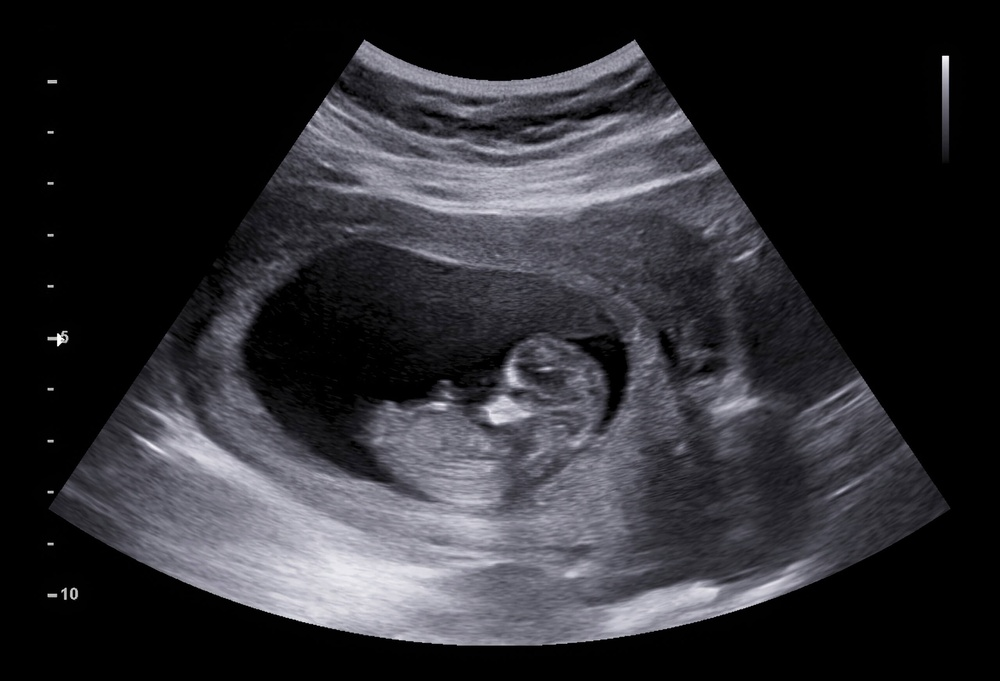
#> input picture data/image_001.jpg, 1000 x 681 px, shrunk from 2560 x 1744 before the run
$ python -i process_image.py   (imports and definitions only)
#> lines starting #> are read from the running program, lines starting #| are printed output that depends on the picture
import cv2
import numpy as np
import os
from PIL import Image
import io

def process_ultrasound_image(image_path):
    # Load the image in grayscale
#> called with image_path = 'data/image_001.jpg'
    image = cv2.imread(image_path, cv2.IMREAD_GRAYSCALE)
#> image: shape (681, 1000); min 0, max 255, mean 44.6

    # Step 1: Invert the image
    inverted = cv2.bitwise_not(image)
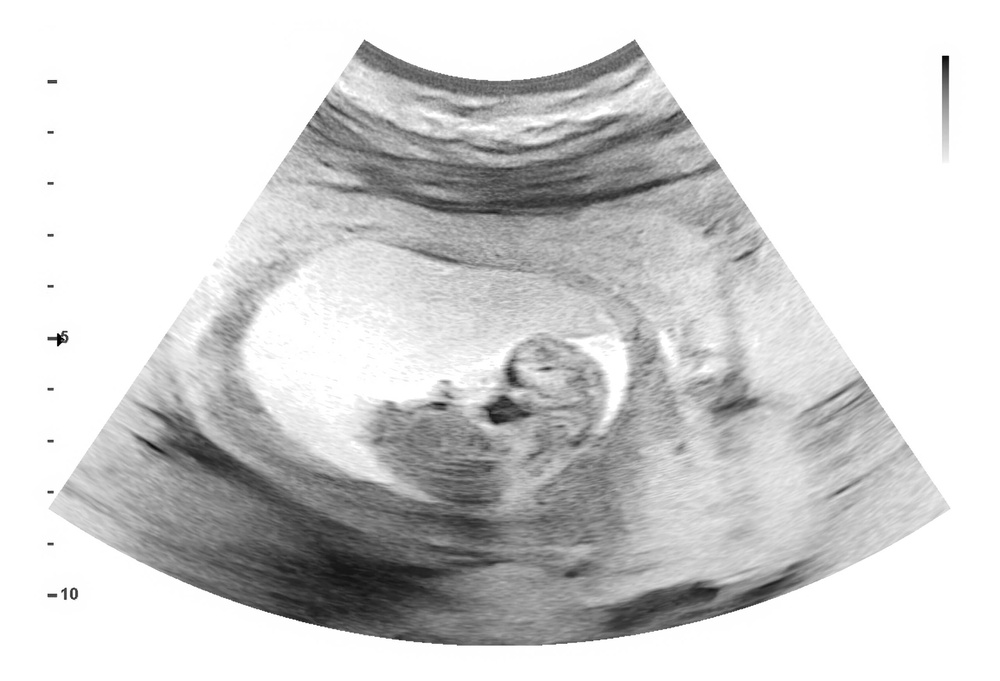
#> inverted: shape (681, 1000); min 0, max 255, mean 210.4

    # Step 2: Apply CLAHE
    clahe = cv2.createCLAHE(clipLimit=2.0, tileGridSize=(8, 8))
    contrast_enhanced = clahe.apply(inverted)
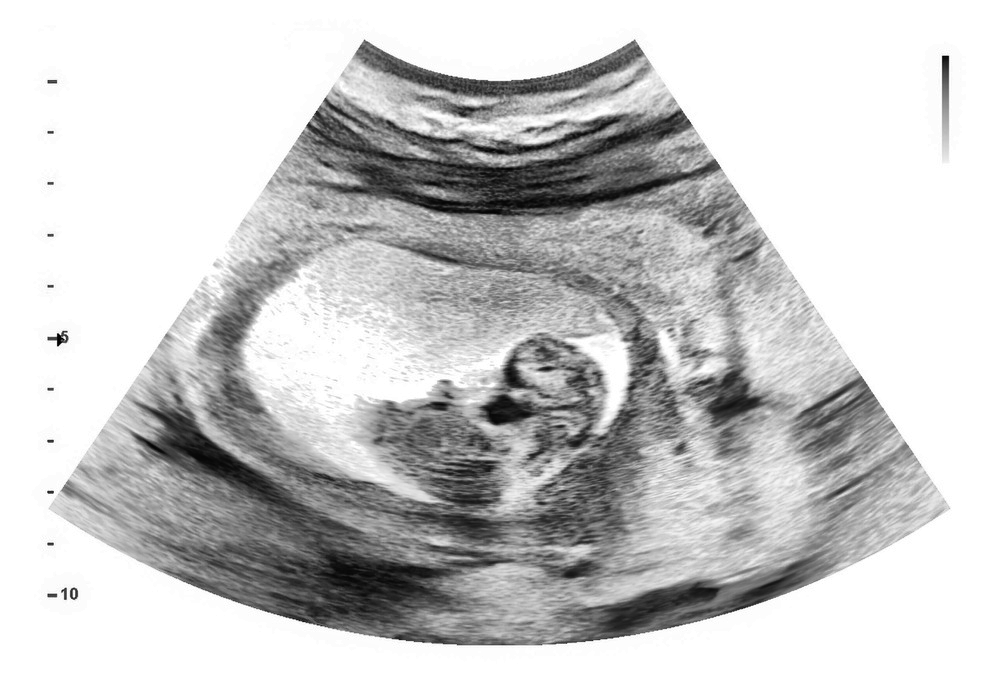
#> contrast_enhanced: shape (681, 1000); min 1, max 255, mean 201.3

    # Step 3: Apply Gaussian blur
    blurred = cv2.GaussianBlur(contrast_enhanced, (3, 3), 0)

    # Step 4: Sharpen the image
    kernel = np.array([[0, -1, 0],
                       [-1, 5,-1],
                       [0, -1, 0]])
    sharpened = cv2.filter2D(blurred, -1, kernel)

    # Save the processed image
    output_path = image_path.replace('.', '_processed.')
    cv2.imwrite(output_path, sharpened)
    return output_path

>>> result = process_ultrasound_image('data/image_001.jpg')

$ run again, on data/image_003.jpg
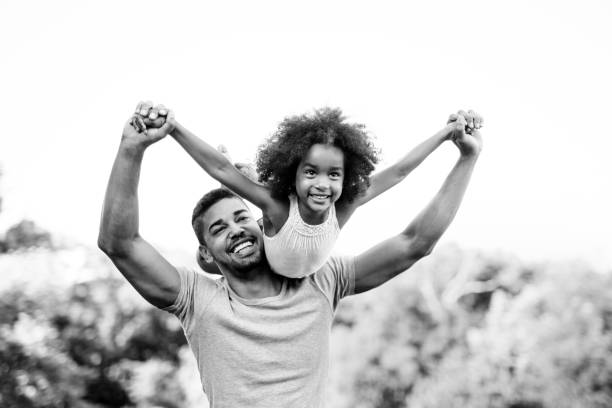
#> input picture data/image_003.jpg, 612 x 408 px
#> in process_ultrasound_image, image is the input picture: shape (408, 612); min 0, max 255, mean 206.4
#> in process_ultrasound_image, `inverted = cv2.bitwise_not(image)`:
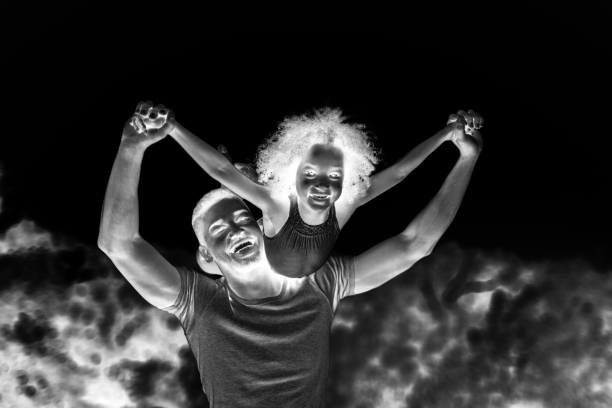
#> inverted: shape (408, 612); min 0, max 255, mean 48.6
#> in process_ultrasound_image, `contrast_enhanced = clahe.apply(inverted)`:
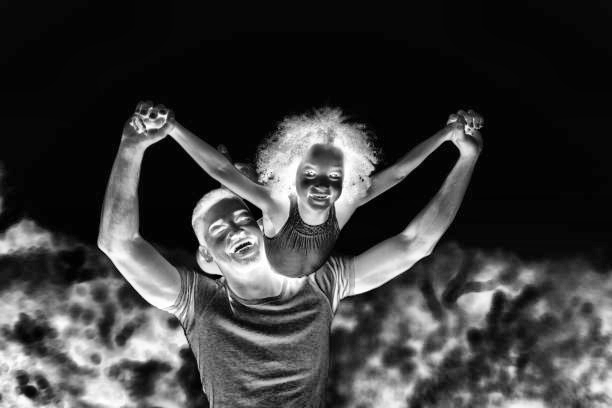
#> contrast_enhanced: shape (408, 612); min 0, max 255, mean 59.9

$ run again, on data/image_005.jpg
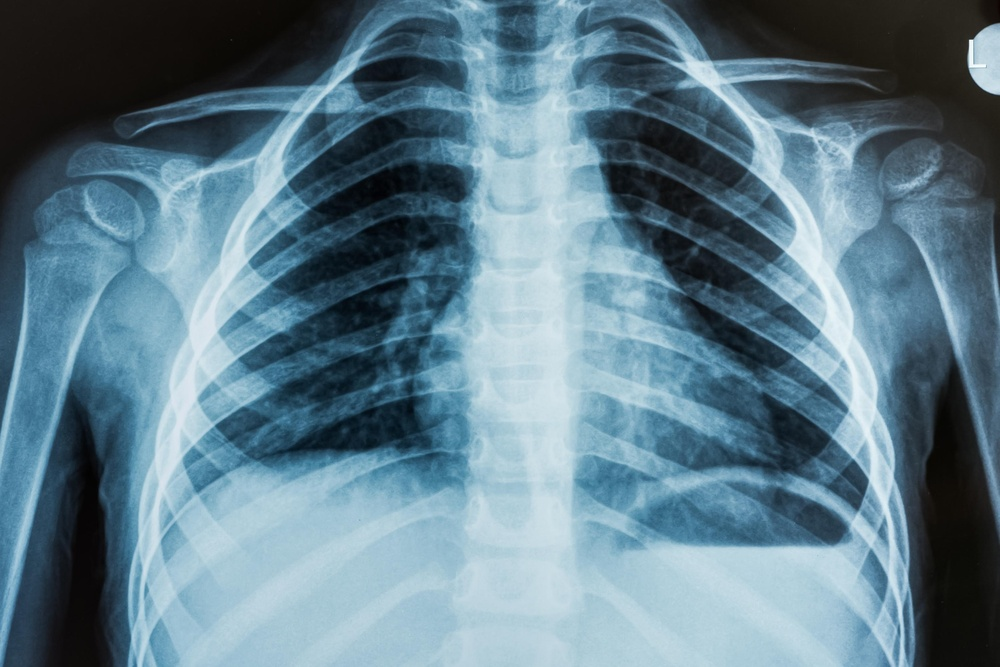
#> input picture data/image_005.jpg, 1000 x 667 px, shrunk from 3240 x 2160 before the run
#> in process_ultrasound_image, `image = cv2.imread(image_path, cv2.IMREAD_GRAYSCALE)`:
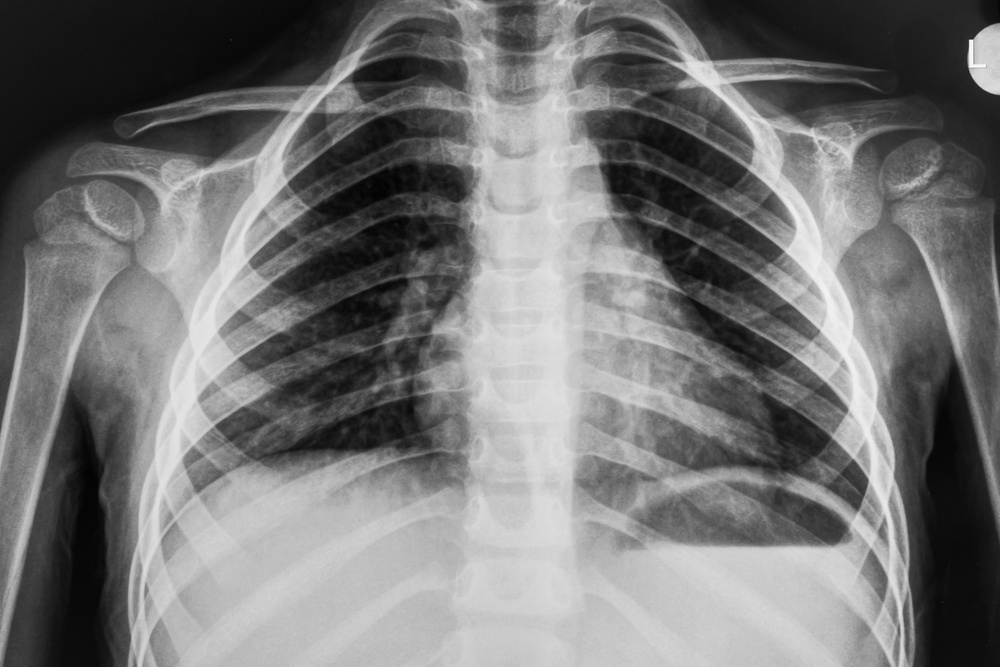
#> image: shape (667, 1000); min 1, max 255, mean 117.5
#> in process_ultrasound_image, `contrast_enhanced = clahe.apply(inverted)`:
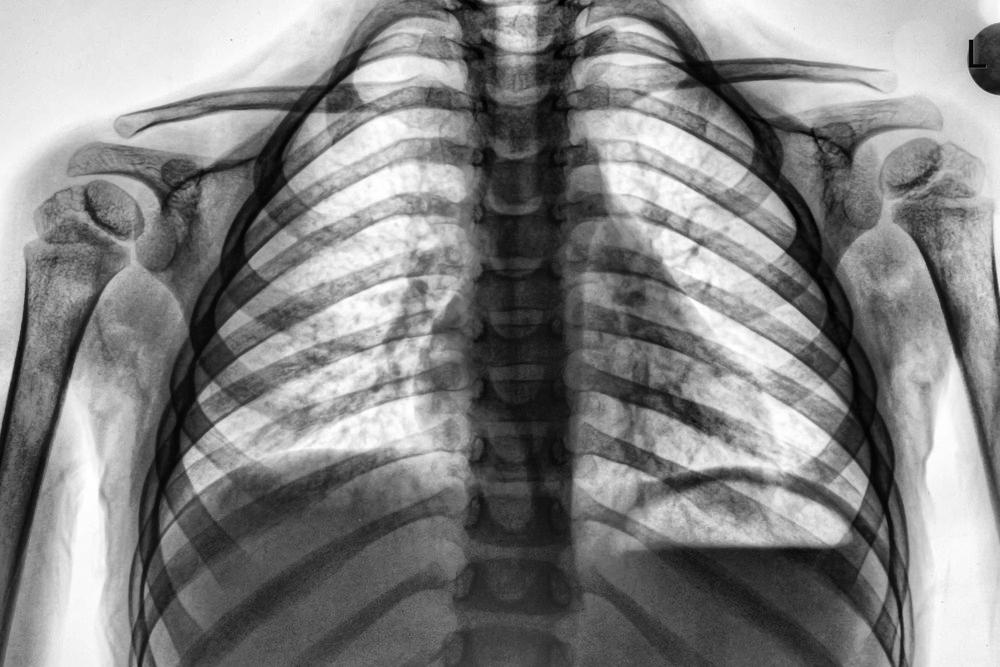
#> contrast_enhanced: shape (667, 1000); min 1, max 255, mean 131.8
